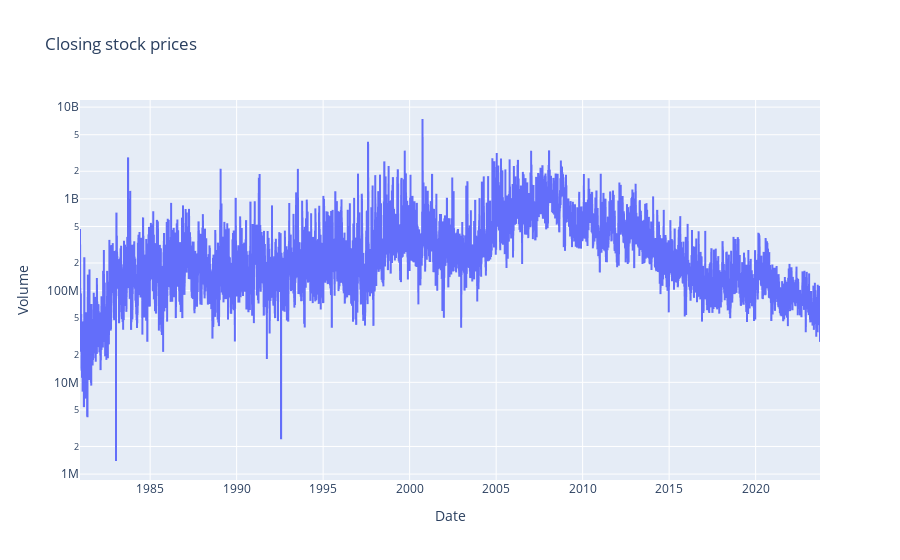

Notebook source saved alongside this figure:
### Code cell
plot_closing_graph(df)
plot_sales_volume_graph(df)

### Figure 1 — Plotly figure (JSON) as saved in the notebook; plotly's stock layout.template omitted (floating-point values rounded to 4 significant figures; data arrays with more than 128 entries replaced by an {"elided": "..."} marker saying what was removed)
{"data": [{"hovertemplate": "Date=%{x}<br>Volume=%{y}<extra></extra>", "legendgroup": "", "line": {"color": "#636efa", "dash": "solid"}, "marker": {"symbol": "circle"}, "mode": "lines", "name": "", "showlegend": false, "type": "scattergl", "x": {"elided": "10784 str values"}, "xaxis": "x", "y": {"elided": "10784 int values"}, "yaxis": "y"}], "layout": {"legend": {"tracegroupgap": 0}, "title": {"text": "Closing stock prices"}, "xaxis": {"anchor": "y", "domain": [0, 1], "title": {"text": "Date"}}, "yaxis": {"anchor": "x", "domain": [0, 1], "title": {"text": "Volume"}, "type": "log"}}}
